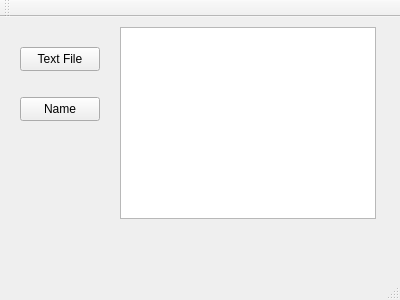
<?xml version="1.0" encoding="UTF-8"?>
<ui version="4.0">
 <class>WareHouseMembers</class>
 <widget class="QMainWindow" name="WareHouseMembers">
  <property name="geometry">
   <rect>
    <x>0</x>
    <y>0</y>
    <width>400</width>
    <height>300</height>
   </rect>
  </property>
  <property name="windowTitle">
   <string>WareHouseMembers</string>
  </property>
  <widget class="QWidget" name="centralWidget">
   <widget class="QPushButton" name="pushButton_textfile">
    <property name="geometry">
     <rect>
      <x>20</x>
      <y>30</y>
      <width>80</width>
      <height>24</height>
     </rect>
    </property>
    <property name="text">
     <string>Text File</string>
    </property>
   </widget>
   <widget class="QTextBrowser" name="textBrowser">
    <property name="geometry">
     <rect>
      <x>120</x>
      <y>10</y>
      <width>256</width>
      <height>192</height>
     </rect>
    </property>
   </widget>
   <widget class="QPushButton" name="pushButton_name">
    <property name="geometry">
     <rect>
      <x>20</x>
      <y>80</y>
      <width>80</width>
      <height>24</height>
     </rect>
    </property>
    <property name="text">
     <string>Name</string>
    </property>
   </widget>
  </widget>
  <widget class="QMenuBar" name="menuBar">
   <property name="geometry">
    <rect>
     <x>0</x>
     <y>0</y>
     <width>400</width>
     <height>22</height>
    </rect>
   </property>
  </widget>
  <widget class="QToolBar" name="mainToolBar">
   <attribute name="toolBarArea">
    <enum>TopToolBarArea</enum>
   </attribute>
   <attribute name="toolBarBreak">
    <bool>false</bool>
   </attribute>
  </widget>
  <widget class="QStatusBar" name="statusBar"/>
 </widget>
 <layoutdefault spacing="6" margin="11"/>
 <resources/>
 <connections/>
</ui>
